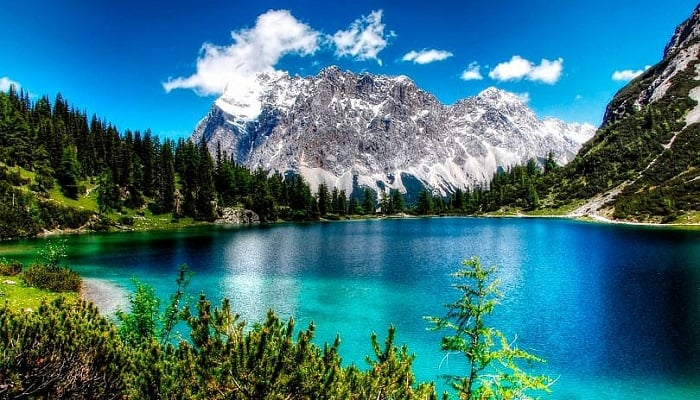
#> input picture assets/image.jpg, 700 x 400 px, found by its file name; the run also reads 3 pictures not shown here
$ jupyter execute 10_morphological_operations.ipynb
#> lines starting #> are read from the running program, lines starting #| are printed output that depends on the picture; after the words box and inside, x2 and y2 are one past the last pixel; in counts of white or black regions, pixels touching at a corner belong together
<a href="https://colab.research.google.com/github/aalr007/VisionComputacional/blob/main/10_morphological_operations.ipynb" target="_parent"></a>

# 10. Morphological Operations

## Table of Contents
1. [Libraries](#libraries)
2. [Erosion](#erosion)
3. [Dilation](#dilation)
4. [Opening](#opening)
5. [Closing](#closing)
6. [Morphological Gradient](#gradient)
7. [Morphological Hats](#hats)
   1. [Top or White Hat](#top)
   1. [Black Hat](#black)

#**Maestría en Inteligencia Artificial Aplicada**
##**Curso: Visión computacional para imágenes y video**
###Tecnológico de Monterrey
###Prof Dr. Gilberto Ochoa Ruiz

## **Adtividad de la Semana 2**
###**4.2 Google Colab - Algoritmos de mejoramiento de imágenes usando operaciones morfológicas**

## Importing Libraries <a class="anchor" id="libraries" ></a>

* Jessica Lechuga Ramos A01793512
* Héctor Manuel González Villareal A00178679
* Alberto Nieves Cisneros A01793829
* Luis Alfredo Negron Naldos A01793865
* Aurelio Antonio Lozano Rábago A01081266

[cell 1]
import cv2
import numpy as np
import matplotlib.pyplot as plt

[cell 2]
img = cv2.imread("sample_data/image.jpg")
#> img is the input picture: shape (400, 700, 3); mean B, G, R 124.3, 112.9, 56.6
img1 = cv2.cvtColor(img, cv2.COLOR_BGR2RGB)
img2 = cv2.imread("sample_data/image.jpg",0)
#> img2: shape (400, 700); min 0, max 255, mean 97.3

[cell 3]
#function to see image
def imgshow(img=img,img1=img1,img2=img2, rows=1,columns=3):
#> called with rows = 1, columns = 3
    print(img.shape,img1.shape,img2.shape)
#| (400, 700, 3) (400, 700, 3) (400, 700)
    fig = plt.figure(figsize=(15,8))
    #adds a subplot at 1st position
    fig.add_subplot(rows,columns,1)
    plt.title('BGR Format')
    plt.imshow(img)

    #adds a subplot at 2nd position
    fig.add_subplot(rows,columns,2)
    plt.title('RGB Format')
    plt.imshow(img1)

    #adds a subplot at 3rd position
    fig.add_subplot(rows,columns, 3)
    plt.title('BGR to GRAY')
    plt.imshow(img2,cmap="gray")
    plt.show()
#> figure, not shown here; B, G, R data is drawn as R, G, B

imgshow(img=img,img1=img1,img2=img2, rows=1,columns=3)

## Erosion <a class="anchor" id="erosion" ></a>

Erosin primarily involves eroding(thinning) outer surface(foreground) of image
- Tt is suggested to have foreground as white

[cell 4]
BGR2GRAY = cv2.cvtColor(img,cv2.COLOR_BGR2GRAY)
plt.imshow(BGR2GRAY,cmap="gray")
plt.show()

Eroding boundy of image upto 3 level

[cell 5]
def plt_imshow(title, image):
    image = cv2.cvtColor(image, cv2.COLOR_BGR2RGB)
    plt.imshow(image)
    plt.title(title)
    plt.grid(False)
    plt.show()

for i in range(0,3):
    eroded = cv2.erode(BGR2GRAY.copy(), None, iterations=i+1)
    plt_imshow("Eroded {} times".format(i+1), eroded)
#> this loop made 3 passes
#> pass 1, `eroded = cv2.erode(BGR2GRAY.copy(), None, iterations=i+1)`:
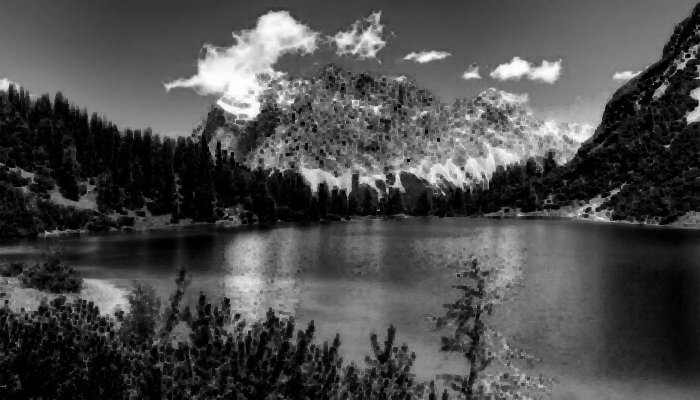
#> eroded: shape (400, 700); min 0, max 255, mean 74.8

### Binarize Image

[cell 6]
binr = cv2.threshold(BGR2GRAY, 0, 255, cv2.THRESH_BINARY + cv2.THRESH_OTSU)[1]
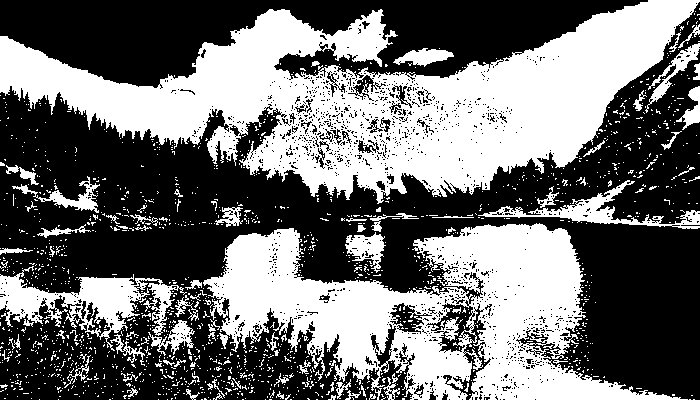
#> binr: shape (400, 700); 43.8% white; 1549 white regions (1461 under 20 px), largest, box (x1, y1, x2, y2) and area: (0, 0, 700, 204) 62557, (203, 223, 688, 400) 39605, (0, 266, 187, 351) 5464
image = cv2.cvtColor(binr, cv2.COLOR_BGR2RGB)
plt.imshow(image)
plt.show()

### We can Invert Image to keep foreground in white

[cell 7]
invert = cv2.bitwise_not(binr)
image = cv2.cvtColor(invert, cv2.COLOR_BGR2RGB)
plt.imshow(image)
plt.show()

Then, we can define a kernel of $5 \times 5$ to use in erosion

[cell 8]
kernel = np.ones((5,5), np.uint8) #check for 3*3 or 7*7 kernel size too
print(kernel)

[cell 9]
for i in range(0,3):
    eroded = cv2.erode(invert.copy(),kernel=kernel, iterations=i+1)
    plt_imshow("Eroded {} times".format(i+1), eroded)
#> this loop made 3 passes
#> pass 1, `eroded = cv2.erode(invert.copy(),kernel=kernel, iterations=i+1)`:
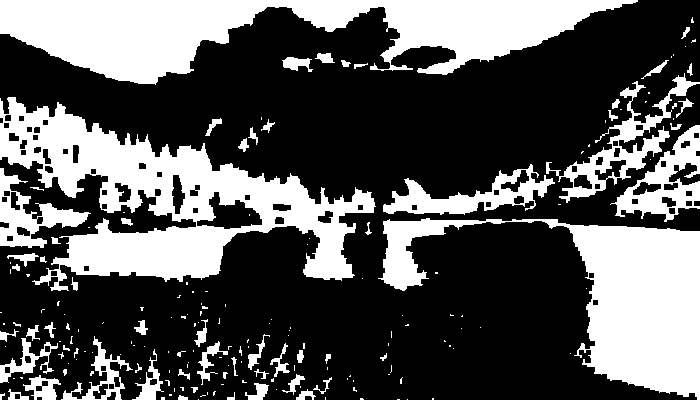
#> eroded: shape (400, 700); 34.3% white; 188 white regions (126 under 20 px), largest, box (x1, y1, x2, y2) and area: (0, 0, 638, 85) 27461, (0, 97, 376, 291) 27335, (378, 218, 700, 400) 21082

## Dilation <a class="anchor" id="dilation" ></a>

Involves dilating outer surface (foreground) of image
- For joining broken parts of an image together

[cell 10]
#binarize image
binr = cv2.threshold(BGR2GRAY,0,255,cv2.THRESH_BINARY + cv2.THRESH_OTSU)[1]
kernel = np.ones((3,3),np.uint8)
invert = cv2.bitwise_not(binr)

#dilate image
dilation = cv2.dilate(binr, kernel, iterations=1)
#> dilation: shape (400, 700); 58.1% white; 359 black regions (302 under 20 px), largest, box (x1, y1, x2, y2) and area: (0, 46, 700, 292) 50868, (0, 0, 647, 87) 29660, (360, 215, 700, 400) 22691

plt.imshow(dilation, cmap='gray')
plt.show()

We can apply series of dilations on inverted image using no kernel

[cell 11]
for i in range(0,3):
    dilated = cv2.dilate(invert.copy(),None,iterations= i+1)
    plt_imshow("Dilated {} times".format(i+1),dilated)
#> this loop made 3 passes
#> pass 1, `dilated = cv2.dilate(invert.copy(),None,iterations= i+1)`:
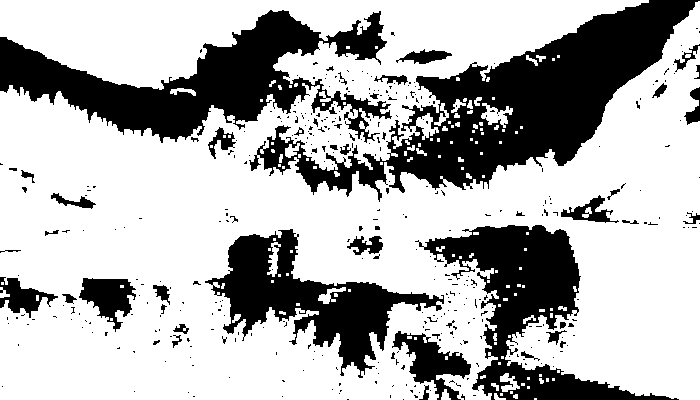
#> dilated: shape (400, 700); 69.8% white; 387 black regions (341 under 20 px), largest, box (x1, y1, x2, y2) and area: (249, 0, 700, 202) 28303, (0, 10, 392, 143) 20044, (415, 225, 679, 400) 14012

[cell 12]
for i in range(0,4):
    dilated = cv2.dilate(BGR2GRAY.copy(),None,iterations= i+1)
    plt_imshow("Dilated {} times".format(i+1),dilated)

## Opening <a class="anchor" id="opening" ></a>

Erosion followed by dilation in outer surface (foreground) of image
- Generally used to remove noise (small blobs) in image

[cell 13]
#opening image
opening = cv2.morphologyEx(binr,cv2.MORPH_OPEN,kernel,iterations=1)
#> opening: shape (400, 700); 37.2% white; 198 white regions (123 under 20 px), largest, box (x1, y1, x2, y2) and area: (0, 0, 700, 203) 57334, (414, 224, 680, 400) 17177, (204, 228, 456, 379) 13895

#print output
plt.imshow(opening, cmap='gray')
plt.show()

[cell 14]
for i in range(0,3):
    opening = cv2.morphologyEx(binr.copy(),cv2.MORPH_OPEN,None,iterations= i+1)
    plt_imshow("Dilated {} times".format(i+1),opening)
    plt.show()

## Closing <a class="anchor" id="closing" ></a>

Dilation followed by erosion in outer surface (foreground) of image
- Generally used to close holes inside of objects or for connecting components together

[cell 15]
#closing image
closing = cv2.morphologyEx(binr, cv2.MORPH_CLOSE, kernel, iterations=1)
#> closing: shape (400, 700); 49.5% white; 526 white regions (468 under 20 px), largest, box (x1, y1, x2, y2) and area: (0, 0, 700, 204) 68530, (0, 223, 695, 400) 56628, (478, 180, 700, 229) 2864

#print output
plt.imshow(closing,cmap='gray')
plt.show()

[cell 16]
for i in range(0,3):
    closing = cv2.morphologyEx(binr.copy(),cv2.MORPH_CLOSE,None,iterations= i+1)
    plt_imshow("Dilated {} times".format(i+1),closing)
    plt.show()

Iterating with different kernels

[cell 17]
kernelSizes = [(3,3), (5,5), (7,7)]
BGR2GRAY = cv2.cvtColor(img,cv2.COLOR_BGR2GRAY)

for kernelSize in kernelSizes:
    kernel = cv2.getStructuringElement(cv2.MORPH_RECT, kernelSize)
    closing = cv2.morphologyEx(BGR2GRAY, cv2.MORPH_CLOSE, kernel)
    plt_imshow("Closing Kernel Size: ({}, {})".format(kernelSize[0], kernelSize[1]), closing)
#> this loop made 3 passes
#> pass 1, `closing = cv2.morphologyEx(BGR2GRAY, cv2.MORPH_CLOSE, kernel)`:
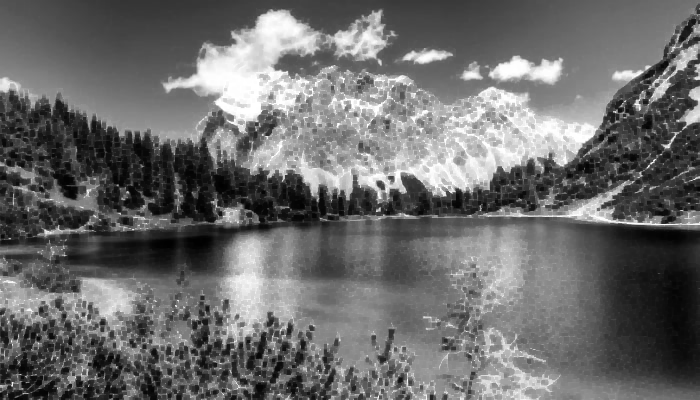
#> closing: shape (400, 700); min 1, max 255, mean 107.3

## Morphological Gradient <a class="anchor" id="gradient" ></a>

It first applies erosion and dilation individually on image and then computes difference between eroded and dilated image

[cell 18]
# use morph gradient
morph_gradient = cv2.morphologyEx(invert,cv2.MORPH_GRADIENT,kernel)
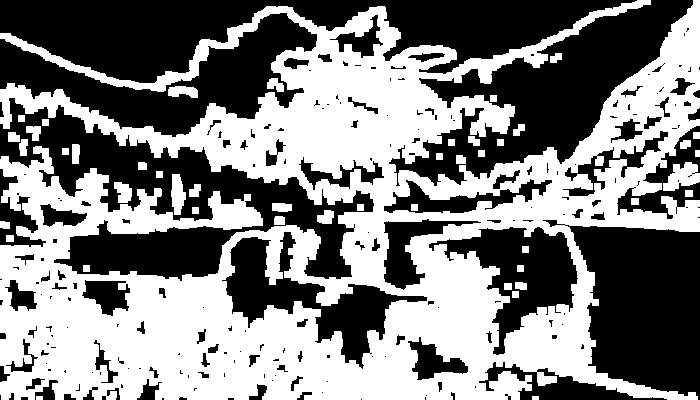
#> morph_gradient: shape (400, 700); 50.3% white; 215 black regions (127 under 20 px), largest, box (x1, y1, x2, y2) and area: (0, 0, 637, 83) 26153, (0, 98, 374, 281) 23326, (389, 0, 693, 186) 19797

#print output
plt.imshow(morph_gradient, cmap='gray')
plt.show()

[cell 19]
for i in range(0,3):
    # use morph gradient
    morph_gradient = cv2.morphologyEx(invert,cv2.MORPH_GRADIENT,kernel+i)
    #print output
    plt.imshow(morph_gradient, cmap='gray')
    plt.show()

Iterating with different kernels

[cell 20]
kernelSizes = [(3,3), (5,5), (7,7)]
BGR2GRAY = cv2.cvtColor(img,cv2.COLOR_BGR2GRAY)

for kernelSize in kernelSizes:
    kernel = cv2.getStructuringElement(cv2.MORPH_RECT, kernelSize)
    gradient = cv2.morphologyEx(BGR2GRAY, cv2.MORPH_GRADIENT, kernel)
    plt_imshow("Gradient: ({}, {})".format(
        kernelSize[0], kernelSize[1]), gradient)
#> this loop made 3 passes
#> kernel on pass 1: [[1, 1, 1], [1, 1, 1], [1, 1, 1]]
#> pass 1, `gradient = cv2.morphologyEx(BGR2GRAY, cv2.MORPH_GRADIENT, kernel)`:
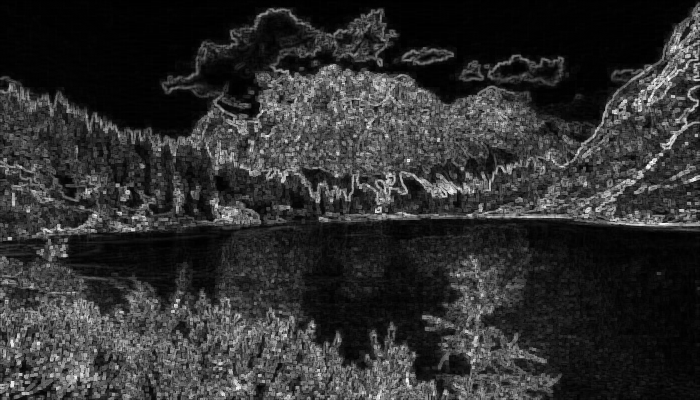
#> gradient: shape (400, 700); min 0, max 250, mean 47.7

## Morphological Hats <a class="anchor" id="hats" ></a>

1. Top or White Hat
2. Black hat

### Top or White Hat <a class="anchor" id="top" ></a>

It is the difference between original (grayscale/single channel) input image and opening image

- Finds light(bright) regions of an image on dark background

[cell 21]
#construct a kernel (13x5)
kernel = cv2.getStructuringElement(cv2.MORPH_RECT,(13,5))
kernel

[cell 22]
tophat = cv2.morphologyEx(BGR2GRAY, cv2.MORPH_TOPHAT, kernel)
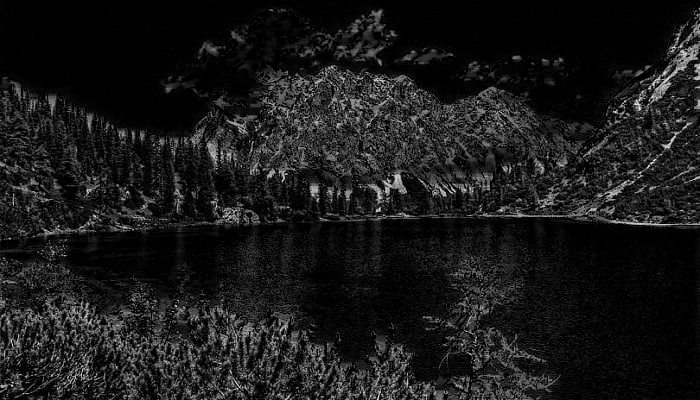
#> tophat: shape (400, 700); min 0, max 247, mean 25.5

plt.imshow(tophat, cmap='gray')
plt.show()

### Black Hat <a class="anchor" id="black" ></a>

Output is a difference between input image & opened image
- Finds dark regions on a light background

[cell 23]
blackhat = cv2.morphologyEx(BGR2GRAY,cv2.MORPH_BLACKHAT,kernel)
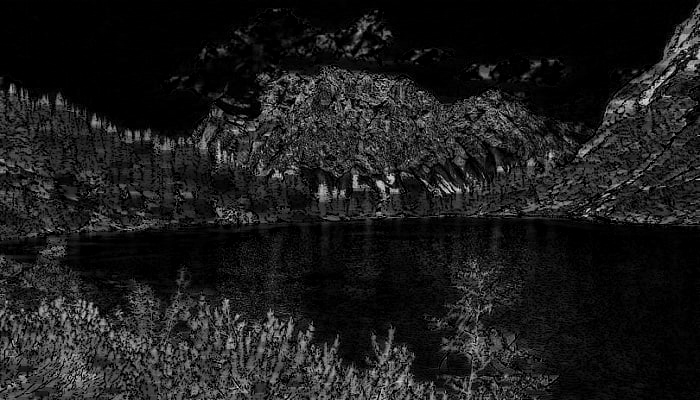
#> blackhat: shape (400, 700); min 0, max 236, mean 28

plt.imshow(blackhat, cmap='gray')
plt.show()

#a)
Investigar una aplicación de erosión en procesamiento de imágenes e implementarlo en Colab

Una de las aplicaciones mas populares en la erosion es separar objetos que estan traslapados en una imagen binaria para que puedan ser contados usando un algoritmo de etiquetado.

[cell 24]
import cv2
import numpy as np
from matplotlib import pyplot as plt
from google.colab.patches import cv2_imshow # for image display
from scipy.ndimage.filters import median_filter as med

[cell 25]
img = cv2.imread("sample_data/Coins.jpg",0)
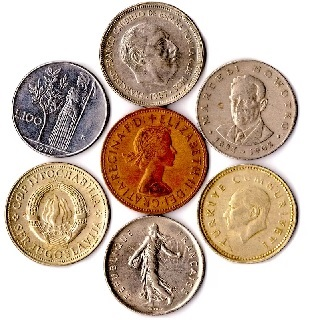
#> input picture assets/Coins.jpg, 313 x 329 px, found by its file name
